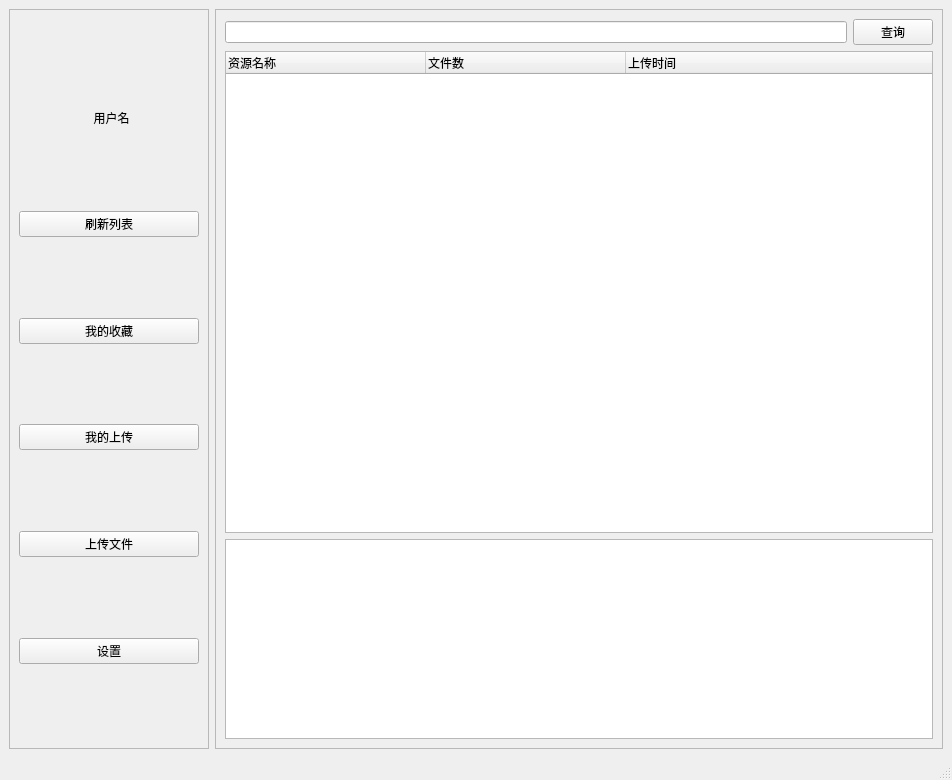
<?xml version="1.0" encoding="UTF-8"?>
<ui version="4.0">
 <class>MainWindow</class>
 <widget class="QMainWindow" name="MainWindow">
  <property name="geometry">
   <rect>
    <x>0</x>
    <y>0</y>
    <width>952</width>
    <height>780</height>
   </rect>
  </property>
  <property name="windowTitle">
   <string>享阅</string>
  </property>
  <widget class="QWidget" name="centralwidget">
   <layout class="QHBoxLayout" name="horizontalLayout">
    <item>
     <widget class="QFrame" name="frame">
      <property name="minimumSize">
       <size>
        <width>200</width>
        <height>0</height>
       </size>
      </property>
      <property name="maximumSize">
       <size>
        <width>200</width>
        <height>16777215</height>
       </size>
      </property>
      <property name="frameShape">
       <enum>QFrame::Shape::StyledPanel</enum>
      </property>
      <property name="frameShadow">
       <enum>QFrame::Shadow::Raised</enum>
      </property>
      <layout class="QVBoxLayout" name="verticalLayout">
       <item alignment="Qt::AlignmentFlag::AlignHCenter|Qt::AlignmentFlag::AlignTop">
        <widget class="QLabel" name="avatar">
         <property name="minimumSize">
          <size>
           <width>80</width>
           <height>80</height>
          </size>
         </property>
         <property name="maximumSize">
          <size>
           <width>80</width>
           <height>80</height>
          </size>
         </property>
         <property name="text">
          <string></string>
         </property>
         <property name="alignment">
          <set>Qt::AlignmentFlag::AlignCenter</set>
         </property>
         <property name="scaledContents">
          <bool>true</bool>
         </property>
        </widget>
       </item>
       <item alignment="Qt::AlignmentFlag::AlignHCenter">
        <widget class="QLabel" name="username">
         <property name="minimumSize">
          <size>
           <width>0</width>
           <height>25</height>
          </size>
         </property>
         <property name="maximumSize">
          <size>
           <width>16777215</width>
           <height>25</height>
          </size>
         </property>
         <property name="text">
          <string>  用户名</string>
         </property>
         <property name="wordWrap">
          <bool>true</bool>
         </property>
        </widget>
       </item>
       <item>
        <spacer name="verticalSpacer_6">
         <property name="orientation">
          <enum>Qt::Orientation::Vertical</enum>
         </property>
         <property name="sizeHint" stdset="0">
          <size>
           <width>20</width>
           <height>40</height>
          </size>
         </property>
        </spacer>
       </item>
       <item>
        <widget class="QPushButton" name="buttonRefresh">
         <property name="text">
          <string>刷新列表</string>
         </property>
        </widget>
       </item>
       <item>
        <spacer name="verticalSpacer_5">
         <property name="orientation">
          <enum>Qt::Orientation::Vertical</enum>
         </property>
         <property name="sizeHint" stdset="0">
          <size>
           <width>20</width>
           <height>40</height>
          </size>
         </property>
        </spacer>
       </item>
       <item>
        <widget class="QPushButton" name="buttonFavorite">
         <property name="text">
          <string>我的收藏</string>
         </property>
        </widget>
       </item>
       <item>
        <spacer name="verticalSpacer_4">
         <property name="orientation">
          <enum>Qt::Orientation::Vertical</enum>
         </property>
         <property name="sizeHint" stdset="0">
          <size>
           <width>20</width>
           <height>40</height>
          </size>
         </property>
        </spacer>
       </item>
       <item>
        <widget class="QPushButton" name="buttonMyUpload">
         <property name="text">
          <string>我的上传</string>
         </property>
        </widget>
       </item>
       <item>
        <spacer name="verticalSpacer_3">
         <property name="orientation">
          <enum>Qt::Orientation::Vertical</enum>
         </property>
         <property name="sizeHint" stdset="0">
          <size>
           <width>20</width>
           <height>40</height>
          </size>
         </property>
        </spacer>
       </item>
       <item>
        <widget class="QPushButton" name="buttonUpload">
         <property name="text">
          <string>上传文件</string>
         </property>
        </widget>
       </item>
       <item>
        <spacer name="verticalSpacer_2">
         <property name="orientation">
          <enum>Qt::Orientation::Vertical</enum>
         </property>
         <property name="sizeHint" stdset="0">
          <size>
           <width>20</width>
           <height>40</height>
          </size>
         </property>
        </spacer>
       </item>
       <item>
        <widget class="QPushButton" name="buttonSet">
         <property name="text">
          <string>设置</string>
         </property>
        </widget>
       </item>
       <item>
        <spacer name="verticalSpacer">
         <property name="orientation">
          <enum>Qt::Orientation::Vertical</enum>
         </property>
         <property name="sizeHint" stdset="0">
          <size>
           <width>20</width>
           <height>40</height>
          </size>
         </property>
        </spacer>
       </item>
      </layout>
     </widget>
    </item>
    <item>
     <widget class="QFrame" name="frame_2">
      <property name="frameShape">
       <enum>QFrame::Shape::StyledPanel</enum>
      </property>
      <property name="frameShadow">
       <enum>QFrame::Shadow::Raised</enum>
      </property>
      <layout class="QVBoxLayout" name="verticalLayout_2">
       <item>
        <layout class="QHBoxLayout" name="horizontalLayout_2">
         <item>
          <widget class="QLineEdit" name="searchline"/>
         </item>
         <item>
          <widget class="QPushButton" name="buttonSearch">
           <property name="text">
            <string>查询</string>
           </property>
          </widget>
         </item>
        </layout>
       </item>
       <item>
        <widget class="QTreeWidget" name="treeWidgetResources">
         <property name="rootIsDecorated">
          <bool>false</bool>
         </property>
         <property name="alternatingRowColors">
          <bool>true</bool>
         </property>
         <property name="selectionMode">
          <enum>QAbstractItemView::SelectionMode::SingleSelection</enum>
         </property>
         <property name="columnCount">
          <number>3</number>
         </property>
         <attribute name="headerDefaultSectionSize">
          <number>200</number>
         </attribute>
         <attribute name="headerStretchLastSection">
          <bool>true</bool>
         </attribute>
         <column>
          <property name="text">
           <string>资源名称</string>
          </property>
         </column>
         <column>
          <property name="text">
           <string>文件数</string>
          </property>
         </column>
         <column>
          <property name="text">
           <string>上传时间</string>
          </property>
         </column>
        </widget>
       </item>
       <item>
        <widget class="QTextEdit" name="textEdit">
         <property name="minimumSize">
          <size>
           <width>0</width>
           <height>200</height>
          </size>
         </property>
         <property name="maximumSize">
          <size>
           <width>16777215</width>
           <height>200</height>
          </size>
         </property>
        </widget>
       </item>
      </layout>
     </widget>
    </item>
   </layout>
  </widget>
  <widget class="QMenuBar" name="menubar">
   <property name="geometry">
    <rect>
     <x>0</x>
     <y>0</y>
     <width>952</width>
     <height>24</height>
    </rect>
   </property>
  </widget>
  <widget class="QStatusBar" name="statusbar"/>
 </widget>
 <resources/>
 <connections/>
</ui>
